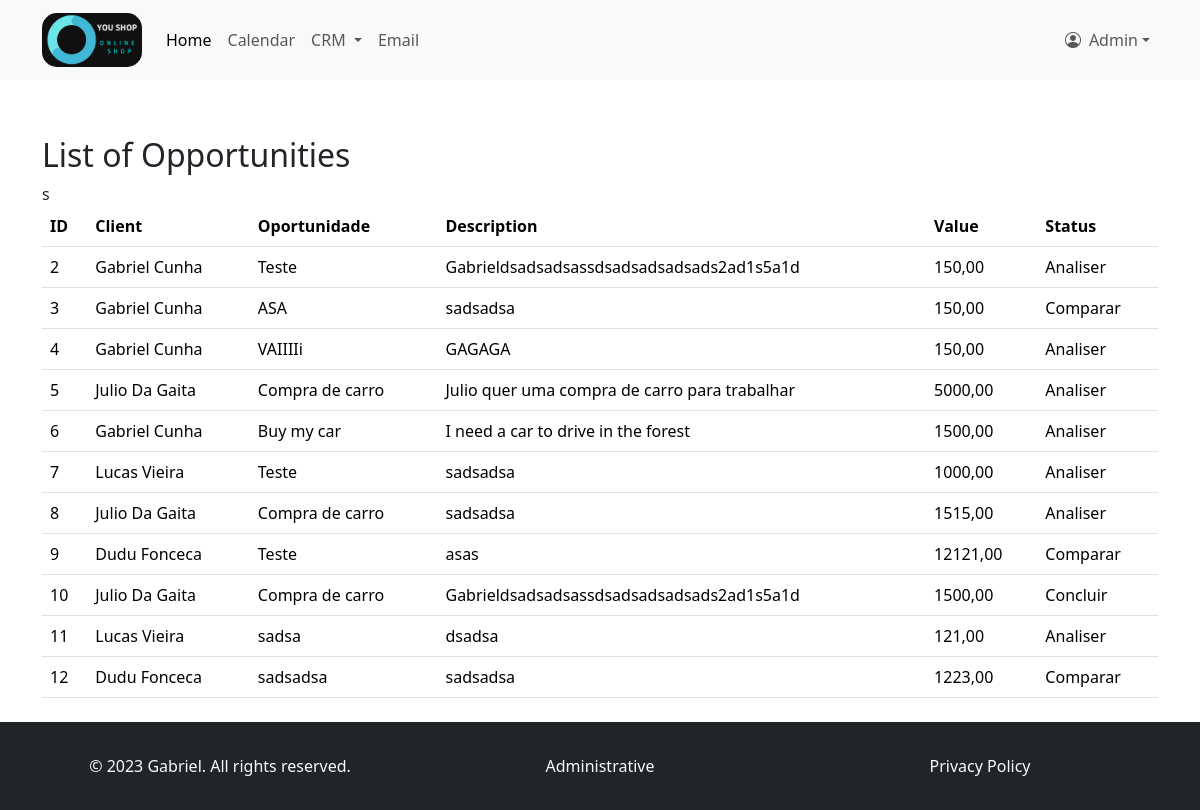
Page /crm/opportunity-list/ (signed in) on the committed database.
### crm/models.py (models this page shows, shortened)
class Opportunity(models.Model):
    customer = models.ForeignKey(Customer, on_delete=models.CASCADE)
    opportunity_name = models.CharField(max_length=255)
    opportunity_description = models.TextField()
    amount = models.DecimalField(max_digits=10, decimal_places=2)
    status = models.ForeignKey(Status, on_delete=models.SET_NULL, null=True, blank=True)

class Customer(models.Model):
    first_name = models.CharField(max_length=255)
    last_name = models.CharField(max_length=255)
    email = models.EmailField()
    phone = models.CharField(max_length=15)

class Status(models.Model):
    title = models.CharField(max_length=50)
    description = models.CharField(max_length=500, verbose_name="Description", blank=True)
    title_color = models.CharField(max_length=7, default='#000000', help_text='Enter a hex color code for the title', blank=True)
    text_color = models.CharField(max_length=7, default='#000000', help_text='Enter a hex color code for the text', blank=True)
    def __str__(self):
        return "{}".format(self.title)

### crm/views.py (the view)
# urls.py: path('opportunity-list/', views.opportunity_list, name='opportunity_list'),
@login_required
def opportunity_list(request):
    opportunities = Opportunity.objects.all()
    return render(request, 'opportunity_list.html', {'opportunities': opportunities})

### templates/opportunity_list.html (shortened to what this page needs)
{% extends 'index.html' %}
{% block content %}
    <div class="container mt-5">
        <div class="d-flex justify-content-between align-items-center">
        <h2>List of Opportunities</h2>
        </div>
        <table class="table">
            <thead>
                <tr>
                    <th>ID</th>
                    <th>Client</th>
                    <th>Oportunidade</th>
                    <th>Description</th>
                    <th>Value</th>
                    <th>Status</th>
                </tr>
            </thead>
            <tbody>
                {% for opportunity in opportunities %}
                    <tr>
                        <td>{{ opportunity.id }}</td>
                        <td>{{ opportunity.customer.first_name }} {{ opportunity.customer.last_name }}</td>
                        <td>{{ opportunity.opportunity_name }}</td>
                        <td>{{ opportunity.opportunity_description }}</td>
                        <td>{{ opportunity.amount }}</td>
                        <td>{{ opportunity.status }}</td>
                    </tr>
                {% endfor %}s
            </tbody>
        </table>
    </div>
{% endblock %}

### templates/index.html (shortened to what this page needs)
{% load static %}
<!DOCTYPE html>
<html class="h-100" lang="pt-br">
<head>
        <link rel="stylesheet" href="{% static 'css/style.css' %}">
        <link rel="stylesheet" href="{% static 'css/bootstrap.min.css' %}">
        <link rel="stylesheet" href="{% static 'css/bootstrap-icons.min.css' %}">
        <link href="https://cdn.jsdelivr.net/npm/bootstrap@5.3.2/dist/css/bootstrap.min.css" rel="stylesheet">
</head>
<body class="d-flex flex-column h-100">
        {% block nav %}
          <nav class="navbar navbar-expand-lg bg-body-tertiary">
            <div class="container">
                <a class="navbar-brand" href="{% url 'home' %}"><img class="logo-navbar" src="{% static 'image/logo_dark_h.png' %}"></a>
                {% block nav-cont %}
                    {% if user.is_authenticated %}
                        <div class="collapse navbar-collapse" id="navbarSupportedContent">
                          <ul class="navbar-nav me-auto mb-2 mb-lg-0">
                            <li class="nav-item">
                              <a class="nav-link active" aria-current="page" href="#">Home</a>
                            </li>
                            <li class="nav-item">
                              <a class="nav-link" href="#">Calendar</a>
                            </li>
                            <li class="nav-item dropdown">
                              <a class="nav-link dropdown-toggle" href="#" role="button" data-bs-toggle="dropdown" aria-expanded="false">
                                CRM
                              </a>
                            </li>
                            <li class="nav-item">
                              <a class="nav-link" href="#">Email</a>
                            </li>
                          </ul>
                        <ul class="navbar-nav">
                            <li class="nav-item dropdown">
                              <a class="nav-link dropdown-toggle d-flex align-items-center" href="#" id="navbarDropdownMenuUser" role="button" data-bs-toggle="dropdown" aria-haspopup="true" aria-expanded="false">
                                  <i class="bi-person-circle m-2" aria-hidden="true"></i>
                                  {% if user.is_authenticated %}
                                    <spam id="username">{{ user.username }}</spam>
                                  {% else %}
                                      <spam id="username">User</spam>
                                  {% endif %}
                              </a>
                            </li>
                        </ul>
                        </div>
                    {% endif %}
                {% endblock %}
            </div>
          </nav>
        {% endblock %}
        <div class="container-fluid p-2">
            {% block content %}
            {% endblock %}
        </div>
        {% block footer %}
            <footer class="footer mt-auto py-3 bg-dark text-muted bg-light p-3">
                <div class="container">
                    <div class="row py-3">
                        <div class="col-12 col-md-4 text-center text-light text-md-left">
                            &copy; 2023 Gabriel. All rights reserved.
                        </div>
                        <div class="col-12 col-md-4 text-center text-light">
                            Administrative
                        </div>
                        <div class="col-12 col-md-4 text-center text-md-right">
                            <a href="#" class="text-decoration-none text-light">Privacy Policy </a>
                        </div>
                    </div>
                </div>
            </footer>
        {% endblock %}
</body>
</html>

### static/css/style.css (style rules this page uses)
.logo-navbar { width: 100px; border-radius: 15px; }

### rows in the picture
Opportunity: id "2", customer.first_name "Gabriel", customer.last_name "Cunha", opportunity_name "Teste", opportunity_description "Gabrieldsadsadsassdsadsadsadsads2ad1s5a1d", amount "150,00", status "Analiser"
Opportunity: id "3", customer.first_name "Gabriel", customer.last_name "Cunha", opportunity_name "ASA", opportunity_description "sadsadsa", amount "150,00", status "Comparar"
Opportunity: id "4", customer.first_name "Gabriel", customer.last_name "Cunha", opportunity_name "VAIIIIi", opportunity_description "GAGAGA", amount "150,00", status "Analiser"
Opportunity: id "5", customer.first_name "Julio", customer.last_name "Da Gaita", opportunity_name "Compra de carro", opportunity_description "Julio quer uma compra de carro para trabalhar", amount "5000,00", status "Analiser"
Opportunity: id "6", customer.first_name "Gabriel", customer.last_name "Cunha", opportunity_name "Buy my car", opportunity_description "I need a car to drive in the forest", amount "1500,00", status "Analiser"
Opportunity: id "7", customer.first_name "Lucas", customer.last_name "Vieira", opportunity_name "Teste", opportunity_description "sadsadsa", amount "1000,00", status "Analiser"
Opportunity: id "8", customer.first_name "Julio", customer.last_name "Da Gaita", opportunity_name "Compra de carro", opportunity_description "sadsadsa", amount "1515,00", status "Analiser"
Opportunity: id "9", customer.first_name "Dudu", customer.last_name "Fonceca", opportunity_name "Teste", opportunity_description "asas", amount "12121,00", status "Comparar"
Opportunity: id "10", customer.first_name "Julio", customer.last_name "Da Gaita", opportunity_name "Compra de carro", opportunity_description "Gabrieldsadsadsassdsadsadsadsads2ad1s5a1d", amount "1500,00", status "Concluir"
Opportunity: id "11", customer.first_name "Lucas", customer.last_name "Vieira", opportunity_name "sadsa", opportunity_description "dsadsa", amount "121,00", status "Analiser"
Opportunity: id "12", customer.first_name "Dudu", customer.last_name "Fonceca", opportunity_name "sadsadsa", opportunity_description "sadsadsa", amount "1223,00", status "Comparar"

### other values in the picture
{{ user.username }} "Admin"
